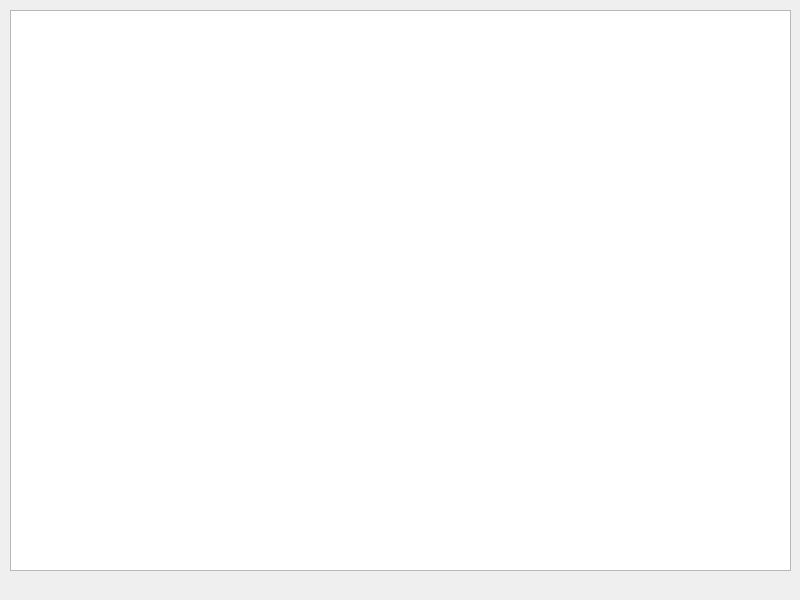
<?xml version="1.0" encoding="UTF-8"?>
<ui version="4.0">
 <class>MainWindow</class>
 <widget class="QMainWindow" name="MainWindow">
  <property name="geometry">
   <rect>
    <x>0</x>
    <y>0</y>
    <width>800</width>
    <height>600</height>
   </rect>
  </property>
  <property name="sizePolicy">
   <sizepolicy hsizetype="Fixed" vsizetype="Fixed">
    <horstretch>0</horstretch>
    <verstretch>0</verstretch>
   </sizepolicy>
  </property>
  <property name="windowTitle">
   <string>Drag'n'Drop</string>
  </property>
  <widget class="QWidget" name="centralWidget">
   <widget class="QGraphicsView" name="graphicsView">
    <property name="geometry">
     <rect>
      <x>10</x>
      <y>10</y>
      <width>781</width>
      <height>561</height>
     </rect>
    </property>
    <property name="verticalScrollBarPolicy">
     <enum>Qt::ScrollBarAlwaysOff</enum>
    </property>
    <property name="horizontalScrollBarPolicy">
     <enum>Qt::ScrollBarAlwaysOff</enum>
    </property>
   </widget>
  </widget>
  <widget class="QMenuBar" name="menuBar">
   <property name="geometry">
    <rect>
     <x>0</x>
     <y>0</y>
     <width>800</width>
     <height>21</height>
    </rect>
   </property>
  </widget>
 </widget>
 <layoutdefault spacing="6" margin="11"/>
 <resources/>
 <connections/>
</ui>
